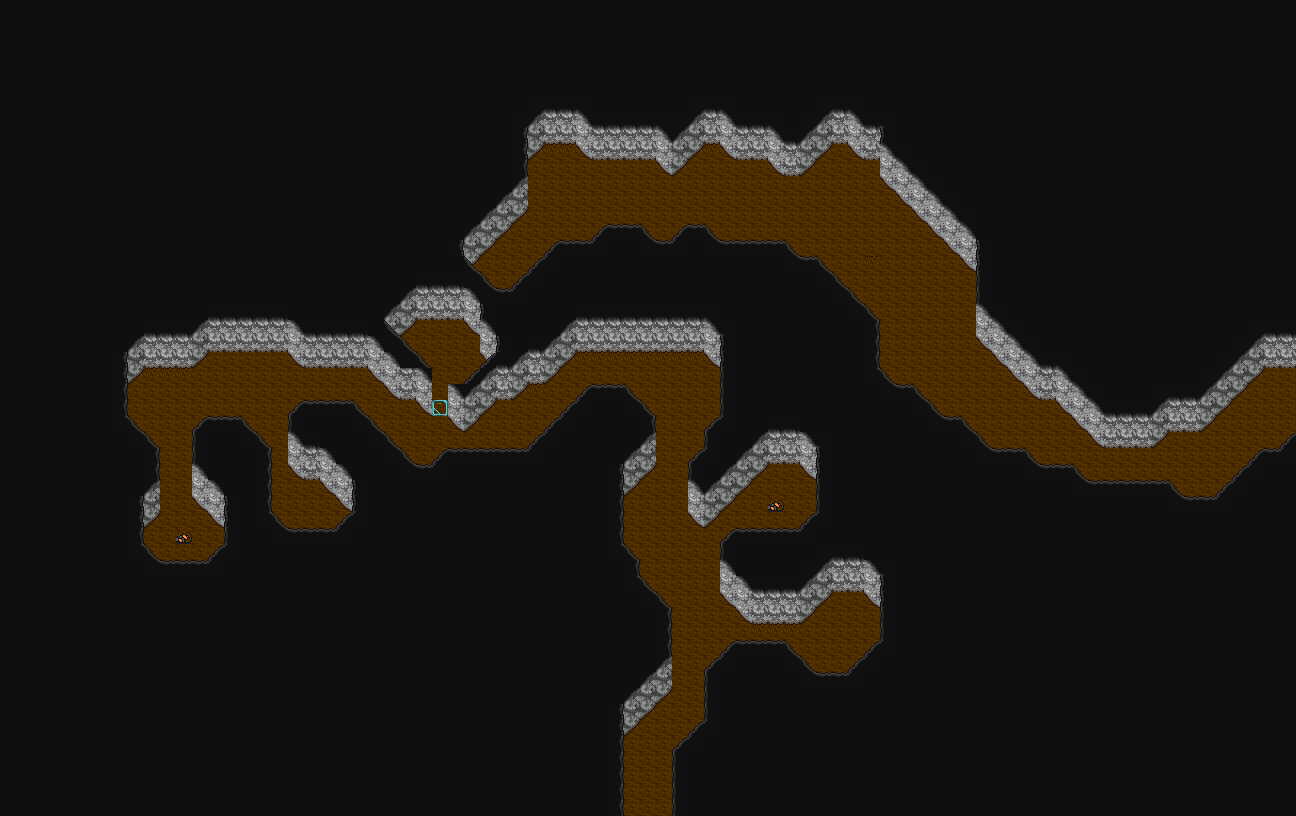

This is a level from a 2D game, rendered from its Tiled map with the project's own tilesets. A one-line summary and the map file follow, with tile-layer data summarised:
An orthogonal 81x51 tile map with 16x16 px tiles, 4 tile layers (map, bmap, fmap, shadows), 1 hidden layer not drawn, 4 tilesets and 14 objects (8x zone, 5x entity, marker).

<map version="1.10" tiledversion="1.10.2" orientation="orthogonal" renderorder="right-down" width="81" height="51" tilewidth="16" tileheight="16" infinite="0" backgroundcolor="#0e0e0e" nextlayerid="10" nextobjectid="194">
 <properties>
  <property name="can_save" value="0" />
  <property name="can_warp" value="1" />
  <property name="description" value="Malkaron's Prison" />
  <property name="map_mode" value="0" />
  <property name="map_no" value="10" />
  <property name="pdiv" value="1" />
  <property name="pmult" value="1" />
  <property name="song_file" value="dag_4.xm" />
  <property name="stx" value="16" />
  <property name="sty" value="18" />
  <property name="tileset" value="3" />
  <property name="use_sstone" value="0" />
  <property name="warpx" value="79" />
  <property name="warpy" value="25" />
  <property name="zero_zone" value="0" />
 </properties>
 <tileset firstgid="1" source="cave.tsx" />
 <tileset firstgid="501" source="entities.tsx" />
 <tileset firstgid="1473" source="misc.tsx" />
 <tileset firstgid="1773" source="obstacles.tsx" />
 <layer id="1" name="map" width="81" height="51">
  <data>[4131 cells, 1128 non-empty, 18 distinct tile ids]</data>
 </layer>
 <layer id="2" name="bmap" width="81" height="51">
  <data>[4131 cells, 0 non-empty, 0 distinct tile ids]</data>
 </layer>
 <objectgroup color="#ff00ff" id="3" name="entities">
  <object id="1" name="Entity 0" type="entity" gid="717" x="656" y="736" width="16" height="16">
   <properties>
    <property name="active" value="1" />
    <property name="atype" value="0" />
    <property name="chasing" value="0" />
    <property name="chrx" value="18" />
    <property name="cmd" value="0" />
    <property name="cmdnum" value="0" />
    <property name="delay" value="50" />
    <property name="delayctr" value="0" />
    <property name="eid" value="255" />
    <property name="facehero" value="0" />
    <property name="facing" value="3" />
    <property name="framectr" value="0" />
    <property name="movcnt" value="0" />
    <property name="movemode" value="0" />
    <property name="moving" value="0" />
    <property name="obsmode" value="1" />
    <property name="scount" value="0" />
    <property name="script" value="" />
    <property name="sidx" value="0" />
    <property name="snapback" value="0" />
    <property name="speed" value="2" />
    <property name="transl" value="0" />
   </properties>
  </object>
  <object id="4" name="Entity 3" type="entity" gid="921" x="640" y="752" width="16" height="16">
   <properties>
    <property name="active" value="1" />
    <property name="atype" value="0" />
    <property name="chasing" value="0" />
    <property name="chrx" value="35" />
    <property name="cmd" value="0" />
    <property name="cmdnum" value="0" />
    <property name="delay" value="50" />
    <property name="delayctr" value="0" />
    <property name="eid" value="255" />
    <property name="facehero" value="0" />
    <property name="facing" value="3" />
    <property name="framectr" value="0" />
    <property name="movcnt" value="0" />
    <property name="movemode" value="0" />
    <property name="moving" value="0" />
    <property name="obsmode" value="1" />
    <property name="scount" value="0" />
    <property name="script" value="" />
    <property name="sidx" value="0" />
    <property name="snapback" value="0" />
    <property name="speed" value="2" />
    <property name="transl" value="0" />
   </properties>
  </object>
  <object id="5" name="Entity 5" type="entity" gid="933" x="304" y="512" width="16" height="16">
   <properties>
    <property name="active" value="1" />
    <property name="atype" value="0" />
    <property name="chasing" value="0" />
    <property name="chrx" value="36" />
    <property name="cmd" value="0" />
    <property name="cmdnum" value="0" />
    <property name="delay" value="50" />
    <property name="delayctr" value="0" />
    <property name="eid" value="255" />
    <property name="facehero" value="0" />
    <property name="facing" value="1" />
    <property name="framectr" value="0" />
    <property name="movcnt" value="0" />
    <property name="movemode" value="0" />
    <property name="moving" value="0" />
    <property name="obsmode" value="1" />
    <property name="scount" value="0" />
    <property name="script" value="" />
    <property name="sidx" value="0" />
    <property name="snapback" value="0" />
    <property name="speed" value="2" />
    <property name="transl" value="0" />
   </properties>
  </object>
  <object id="185" name="Entity 4" type="entity" gid="933" x="832" y="640" width="16" height="16">
   <properties>
    <property name="active" value="1" />
    <property name="atype" value="0" />
    <property name="chasing" value="0" />
    <property name="chrx" value="36" />
    <property name="cmd" value="0" />
    <property name="cmdnum" value="0" />
    <property name="delay" value="50" />
    <property name="delayctr" value="0" />
    <property name="eid" value="255" />
    <property name="facehero" value="0" />
    <property name="facing" value="1" />
    <property name="framectr" value="0" />
    <property name="movcnt" value="0" />
    <property name="movemode" value="0" />
    <property name="moving" value="0" />
    <property name="obsmode" value="1" />
    <property name="scount" value="0" />
    <property name="script" value="" />
    <property name="sidx" value="0" />
    <property name="snapback" value="0" />
    <property name="speed" value="2" />
    <property name="transl" value="0" />
   </properties>
  </object>
  <object id="189" name="Entity 2" type="entity" gid="753" x="432" y="352" width="16" height="16">
   <properties>
    <property name="active" value="1" />
    <property name="atype" value="0" />
    <property name="chasing" value="0" />
    <property name="chrx" value="21" />
    <property name="cmd" value="0" />
    <property name="cmdnum" value="0" />
    <property name="delay" value="50" />
    <property name="delayctr" value="0" />
    <property name="eid" value="255" />
    <property name="facehero" value="0" />
    <property name="facing" value="3" />
    <property name="framectr" value="0" />
    <property name="movcnt" value="0" />
    <property name="movemode" value="0" />
    <property name="moving" value="0" />
    <property name="obsmode" value="1" />
    <property name="scount" value="0" />
    <property name="script" value="" />
    <property name="sidx" value="0" />
    <property name="snapback" value="0" />
    <property name="speed" value="2" />
    <property name="transl" value="0" />
   </properties>
  </object>
 </objectgroup>
 <layer id="4" name="fmap" width="81" height="51">
  <data>[4131 cells, 188 non-empty, 7 distinct tile ids]</data>
 </layer>
 <layer id="5" name="shadows" width="81" height="51" opacity="0.5">
  <data>[4131 cells, 0 non-empty, 0 distinct tile ids]</data>
 </layer>
 <layer id="6" name="obstacles" width="81" height="51" visible="0" opacity="0.5">
  <data>[4131 cells, 474 non-empty, 1 distinct tile ids]</data>
 </layer>
 <objectgroup color="#008000" id="7" name="zones" visible="0">
  <object id="32" name="1" type="zone" x="1280" y="368" width="16" height="80" />
  <object id="186" name="3" type="zone" x="672" y="608" width="64" height="16" />
  <object id="187" name="2" type="zone" x="480" y="288" width="16" height="16" />
  <object id="188" name="2" type="zone" x="464" y="272" width="16" height="16" />
  <object id="190" name="4" type="zone" x="160" y="448" width="32" height="16" />
  <object id="191" name="5" type="zone" x="272" y="448" width="16" height="16" />
  <object id="192" name="6" type="zone" x="432" y="400" width="16" height="16" />
  <object id="193" name="7" type="zone" x="704" y="528" width="16" height="16" />
 </objectgroup>
 <objectgroup color="#ffff00" id="8" name="markers">
  <object id="162" name="entrance" type="marker" x="1264" y="401" width="16" height="16" />
 </objectgroup>
 <objectgroup color="#0000ff" id="9" name="bounds" />
</map>
